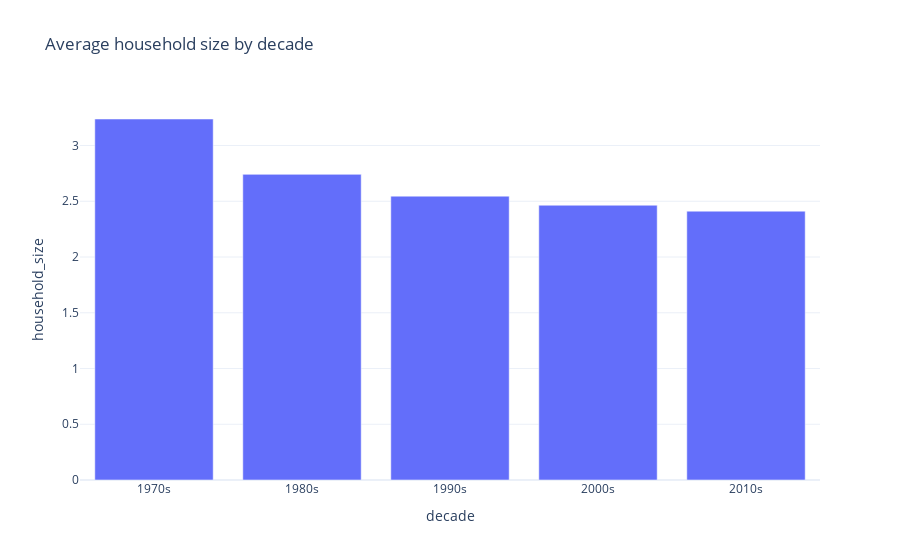

Notebook cell for this chart:
### Code cell
# Create a new figure object
fig = px.bar(household_by_decade,
             x="decade",
             y="household_size",
             template="plotly_white",
             title="Average household size by decade"
            )

fig.show()

### Figure 1 — Plotly figure (JSON) as saved in the notebook; plotly's stock layout.template omitted (floating-point values rounded to 4 significant figures)
{"data": [{"alignmentgroup": "True", "hovertemplate": "decade=%{x}<br>household_size=%{y}<extra></extra>", "legendgroup": "", "marker": {"color": "#636efa", "pattern": {"shape": ""}}, "name": "", "offsetgroup": "", "orientation": "v", "showlegend": false, "textposition": "auto", "type": "bar", "x": ["1970s", "1980s", "1990s", "2000s", "2010s"], "xaxis": "x", "y": [3.238, 2.741, 2.546, 2.465, 2.411], "yaxis": "y"}], "layout": {"barmode": "relative", "legend": {"tracegroupgap": 0}, "title": {"text": "Average household size by decade"}, "xaxis": {"anchor": "y", "domain": [0, 1], "title": {"text": "decade"}}, "yaxis": {"anchor": "x", "domain": [0, 1], "title": {"text": "household_size"}}}}
